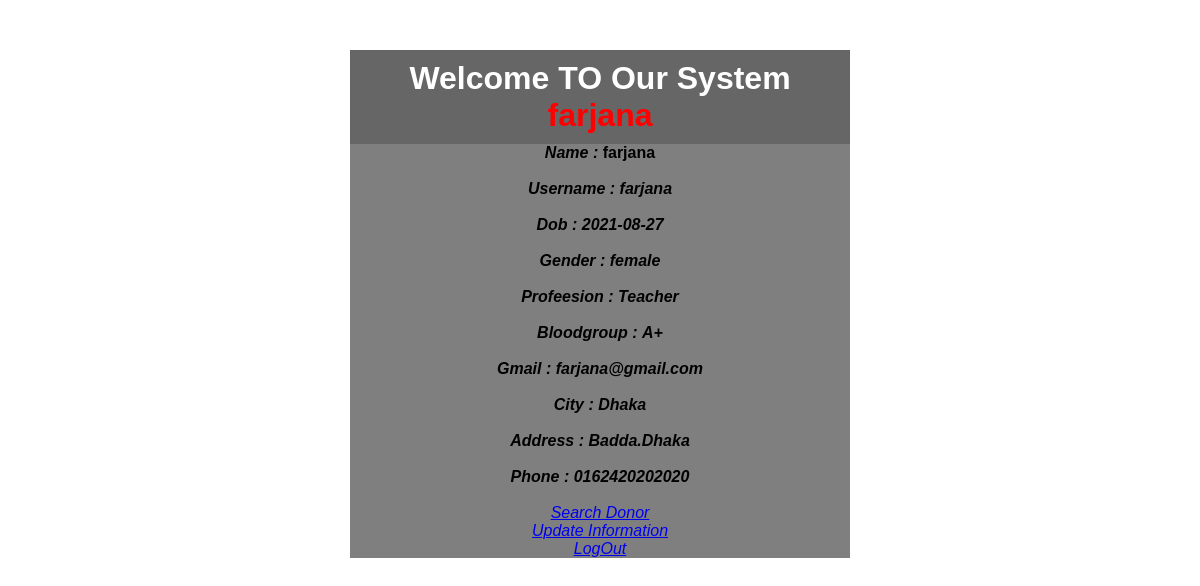
/0123/dashboard.php (signed in), run on the app's committed database.
### tables this page shows
CREATE TABLE `users` (
  `id` int(11) NOT NULL,
  `name` varchar(50) NOT NULL,
  `username` varchar(50) NOT NULL,
  `password` varchar(50) NOT NULL,
  `dob` date NOT NULL,
  `gender` varchar(50) NOT NULL,
  `profession` varchar(100) NOT NULL,
  `bloodgroup` varchar(100) NOT NULL,
  `gmail` varchar(50) NOT NULL,
  `city` varchar(50) NOT NULL,
  `address` varchar(50) NOT NULL,
  `mobile` varchar(50) NOT NULL
);

### 0123/models/db_config.php (called while the page is built, shortened)
<?php
$db_server="localhost";
$db_username="root";
$db_pass="";
$db_name="my2p";
function get($query){
	global $db_server,$db_username,$db_pass,$db_name;
	$conn = mysqli_connect($db_server,$db_username,$db_pass,$db_name);
	$data = array();
	if($conn){
		$mysqli_result=mysqli_query($conn,$query);
		while ($row = mysqli_fetch_assoc($mysqli_result)){
			$data[]=$row;
		}
	}
	return $data;
}
?>

### 0123/controllers/users_controllers.php (called while the page is built, shortened)
<?php
include 'models/db_config.php';
function GetUser($username){
	$query="select * from users where username='$username'";
	$rs=get($query);
	if(count($rs)>0){
	return $rs[0];
	}
}
?>

### 0123/dashboard.php (the view, shortened to what this page needs)
<?php
$user="";
if (isset($_SESSION['username'])&& isset($_COOKIE["loggeduser"])){
include 'controllers/users_controllers.php';
$user=GetUser($_SESSION['username']);
	}
	else
	{
		header("Location: LogOut.php");
	}
?>
<html>
<head>
</head>
<body>
<div class="regform"><h1> Welcome TO Our System<br/> <p align="center" style="color:red"><?php echo $_COOKIE["loggeduser"];?> </p></h1></div>
<div class="main" align="center">
<h4 class="text"><i>Name&nbsp:&nbsp</i><?php echo $user["name"]?></h4><br>
<h4 class="text"><i>Username&nbsp:&nbsp<i><?php echo $user["username"]?></h4><br>
<h4 class="text"><i>Dob&nbsp:&nbsp</i><?php echo $user["dob"]?></h4><br>
<h4 class="text"><i>Gender&nbsp:&nbsp</i><?php echo $user["gender"]?></h4><br>
<h4 class="text"><i>Profeesion&nbsp:&nbsp</i><?php echo $user["profession"]?></h4><br>
<h4 class="text"><i>Bloodgroup&nbsp:&nbsp</i><?php echo $user["bloodgroup"]?></h4><br>
<h4 class="text"><i>Gmail&nbsp:&nbsp</i><?php echo $user["gmail"]?></h4><br>
<h4 class="text"><i>City&nbsp:&nbsp</i><?php echo $user["city"]?></h4><br>
<h4 class="text"><i>Address&nbsp:&nbsp</i><?php echo $user["address"]?></h4><br>
<h4 class="text"><i>Phone&nbsp:&nbsp<i><?php echo $user["mobile"]?></h4><br>
<a href="Search_Donar.php">Search Donor</a><br>
<a href="Update_Info.php">Update Information</a><br>
<a href="LogOut.php">LogOut</a>
</div>
</body>
</html>

### 0123/dashboard.php (style rules this page uses)
* { margin:0; padding :0; }
body { background-position:center; background-size:cover; font-family: sans-serif; margin-top: 50px; }
.regform { width :500px; background-color:rgb(0,0,0,0.6); margin:auto; color:#FFFFFF; padding: 10px 0px 10px 0px; text-align:center; }
.main { background-color:rgb(0,0,0,0.5); width:500px; margin:auto; }

### data on the page
users: name "farjana", username "farjana", dob "2021-08-27", gender "female", profession "Teacher", bloodgroup "A+", gmail "farjana@gmail.com", city "Dhaka", address "Badda.Dhaka", mobile "0162420202020"

### other printed values
$_COOKIE["loggeduser"] "farjana"
